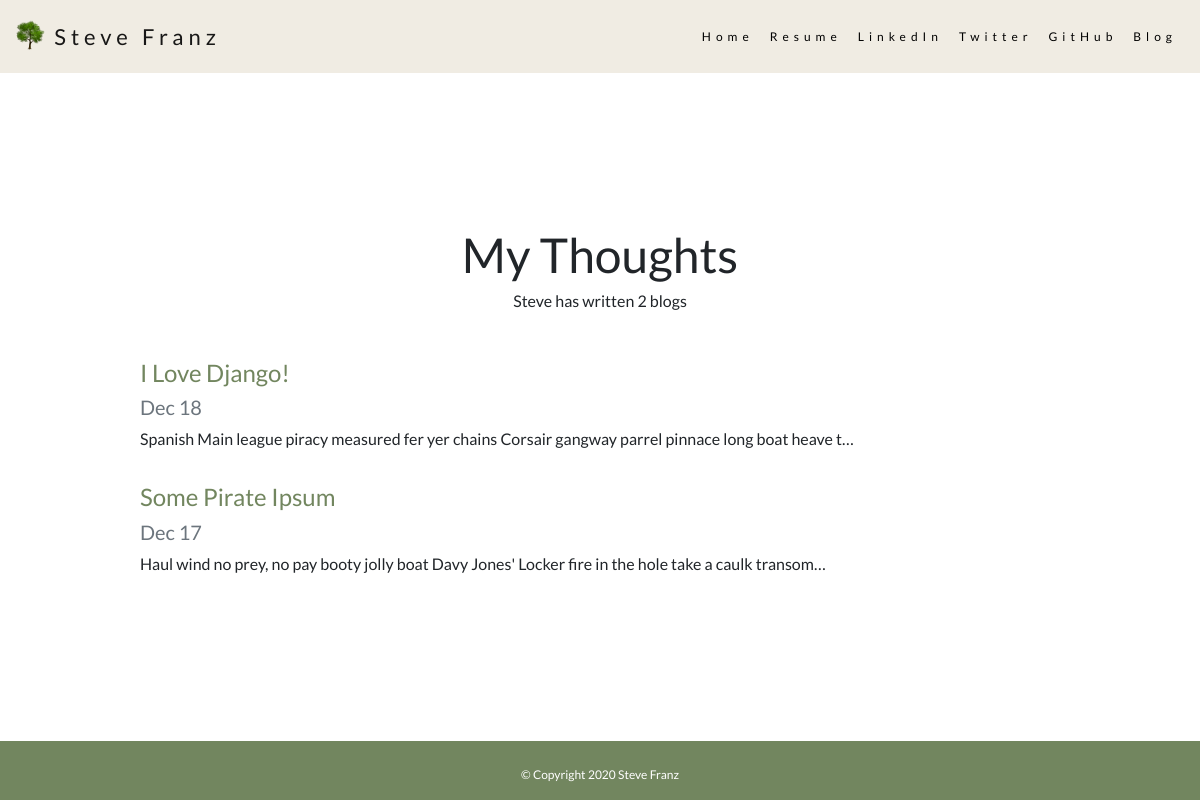
Screenshot of /blog/ with the database file from the repository.
### blog/models.py (models this page shows, shortened)
class Post(models.Model):
    title = models.CharField(max_length=200)
    content = models.TextField(max_length=1000)
    date = models.DateField()
    image = models.ImageField(upload_to='blog/images/', blank=True)
    url = models.URLField(blank=True)

### blog/views.py (the view)
# urls.py: path('', views.all_blogs, name='all_blogs'),
def all_blogs(request):
    posts = Post.objects.order_by('-date')
    return render(request, 'blog/all_blogs.html', {'posts': posts})

### blog/templates/blog/all_blogs.html
{% extends 'portfolio/base.html' %}
{% load static %}
{% block content %}
<h1 id="blogtitle" class=" text-center">My Thoughts</h1>
<h3 class="text-center mb-5 blog-number">Steve has written {{ posts.count }} blog{{ posts.count|pluralize }}</h3>
{% for post in posts  %}
<div class="row justify-content-center my-3">
  <div class="col-md-10">
    <a href="{% url 'blog:detail' post.id %}">
      <h2 class="post-title">{{ post.title }}</h2>
    </a>
    <h5 class="text-muted">{{ post.date|date:'M d' }}</h5>
    <p>{{ post.content|striptags|truncatechars:100 }}</p>
  </div>
</div>
{% endfor %}
{% endblock %}

### portfolio/static/portfolio/custom.css (style rules this page uses)
a { color: #72865F; text-decoration: none; }
body { font-family: 'Lato', sans-serif; display: flex; min-height: 100vh; flex-direction: column; justify-content: space-between }
#blogtitle { font-size: 3rem; }
.blog-number { font-size: 1rem; }
.post-title { font-size: 1.5rem; }

### rows the page displays
Post: title "I Love Django!", date "Dec 18", content "Spanish Main league piracy measured fer yer chains Corsair gangway parrel pinnace long boat heave t…"
Post: title "Some Pirate Ipsum", date "Dec 17", content "Haul wind no prey, no pay booty jolly boat Davy Jones' Locker fire in the hole take a caulk transom…"

### other values shown
{{ posts.count }} "2"
